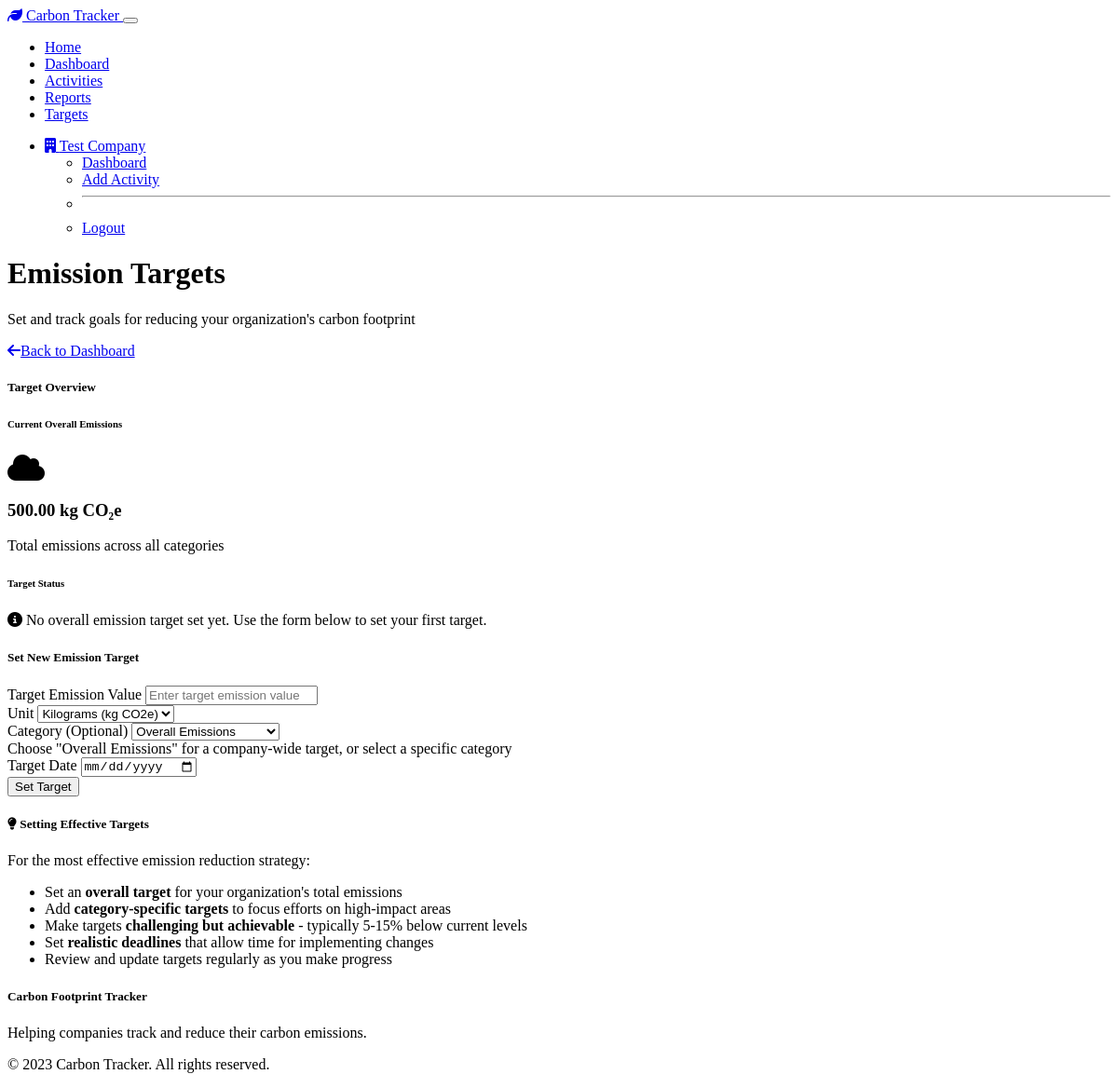
The app's page /targets (signed in), older data.
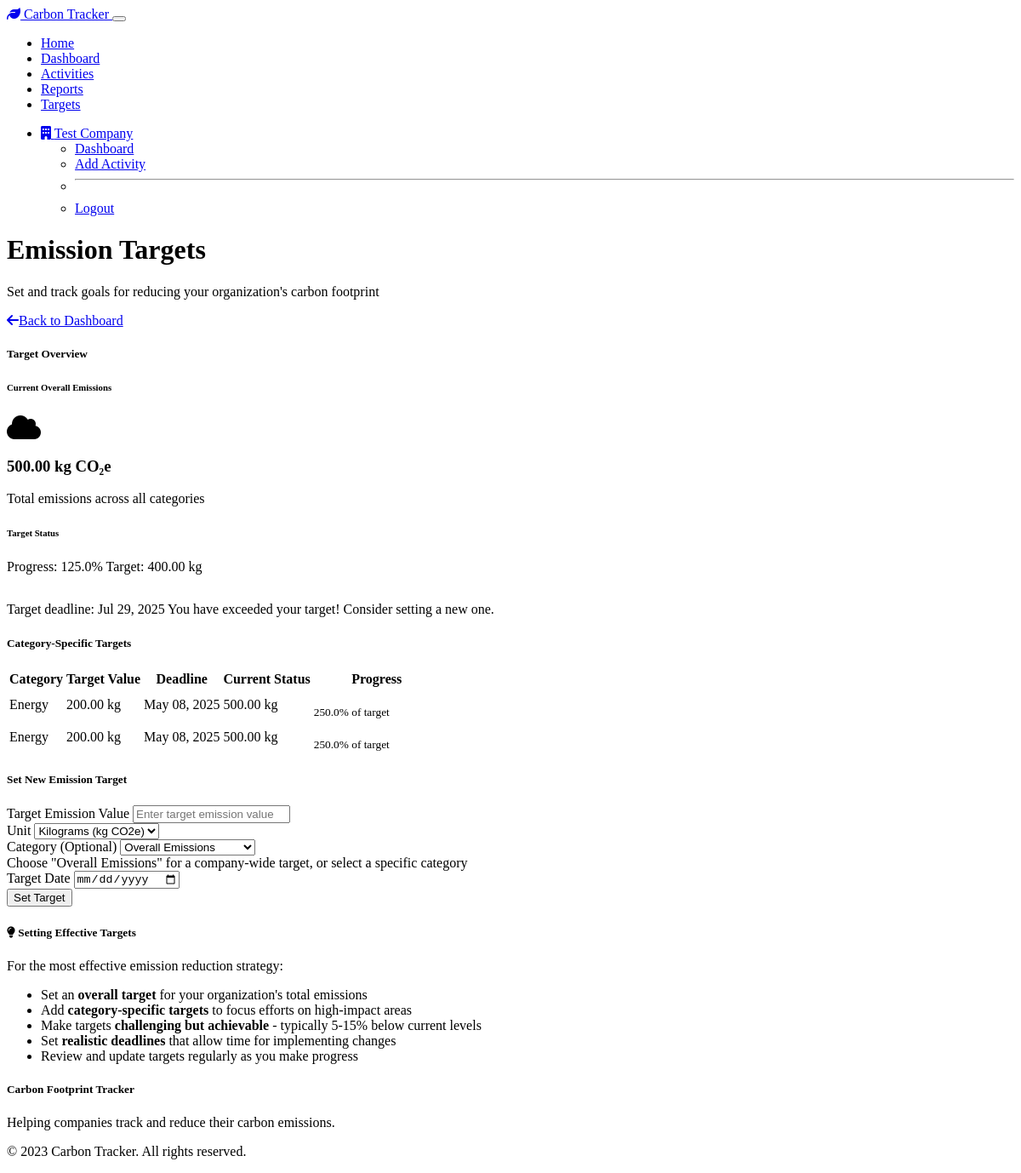
The same page, newer data.
### models.py (models this page shows)
class EmissionTarget(db.Model):
    id = db.Column(db.Integer, primary_key=True)
    target_value = db.Column(db.Float, nullable=False)  # Target emission value in CO2e
    target_unit = db.Column(db.String(20), default='kg', nullable=False)  # kg, tonnes
    target_date = db.Column(db.Date, nullable=False)
    category = db.Column(db.String(50))  # If for a specific category, otherwise overall
    company_id = db.Column(db.Integer, db.ForeignKey('company.id'), nullable=False)
    created_at = db.Column(db.DateTime, default=datetime.utcnow)

### routes.py (the view, shortened to what this page needs)
    @app.route('/targets', methods=['GET', 'POST'])
    @login_required
    def targets():
        form = EmissionTargetForm()
        targets = EmissionTarget.query.filter_by(company_id=current_user.id)\
            .order_by(EmissionTarget.category, EmissionTarget.target_date).all()
        emissions_by_category = dict(current_user.get_emissions_by_category())
        total_emissions = current_user.get_total_emissions()
        return render_template(
            'targets.html',
            title='Emission Targets',
            form=form,
            targets=targets,
            emissions_by_category=emissions_by_category,
            total_emissions=total_emissions
        )

### forms.py
class EmissionTargetForm(FlaskForm):
    target_value = FloatField('Target Emission Value', validators=[DataRequired()])
    target_unit = SelectField('Unit', choices=[
        ('kg', 'Kilograms (kg CO2e)'),
        ('tonnes', 'Tonnes (t CO2e)')
    ], default='kg')
    target_date = DateField('Target Date', validators=[DataRequired()])
    category = SelectField('Category (Optional)', choices=[
        ('overall', 'Overall Emissions'),
        ('energy', 'Energy Consumption'),
        ('transportation', 'Transportation'),
        ('manufacturing', 'Manufacturing Process'),
        ('business_travel', 'Business Travel'),
        ('waste', 'Waste Management'),
        ('water', 'Water Usage'),
        ('other', 'Other')
    ], default='overall')
    submit = SubmitField('Set Target')

### models.py (called while the page is built)
@login_manager.user_loader
def load_user(user_id):
    return Company.query.get(int(user_id))

    def get_total_emissions(self):
        return db.session.query(func.sum(Activity.emission_value)).filter_by(company_id=self.id).scalar() or 0

### templates/targets.html (shortened to what the changed rows need)
{% extends "base.html" %}
{% block content %}
<div class="container">
    <div class="d-flex align-items-center justify-content-between mb-4">
        <div>
            <h1 class="mb-1">Emission Targets</h1>
        </div>
    </div>
    <div class="row mb-4">
        <div class="col-12">
            <div class="card">
                <div class="card-body">
                    <div class="row">
                        <div class="col-md-6">
                            <h6>Target Status</h6>
                            {% set overall_target = targets|selectattr('category', 'equalto', 'overall')|list|first %}
                            {% if overall_target %}
                                {% set progress_percent = (total_emissions / overall_target.target_value) * 100 %}
                                <div class="d-flex justify-content-between mb-2">
                                    <span>Progress: {{ "%.1f"|format(progress_percent) }}%</span>
                                    <span>Target: {{ "%.2f"|format(overall_target.target_value) }} {{ overall_target.target_unit }}</span>
                                </div>
                                <div class="progress progress-bar-target mb-2">
                                </div>
                                <p class="text-muted">
                                    Target deadline: {{ overall_target.target_date.strftime('%b %d, %Y') }}
                                    {% if progress_percent > 100 %}
                                        <span class="text-danger">You have exceeded your target! Consider setting a new one.</span>
                                    {% endif %}
                                </p>
                            {% else %}
                                <div class="alert alert-info mb-0">
                                    <i class="fas fa-info-circle me-2"></i>
                                    No overall emission target set yet. Use the form below to set your first target.
                                </div>
                            {% endif %}
                        </div>
                    </div>
                </div>
            </div>
        </div>
    </div>
    {% if targets|selectattr('category', 'ne', 'overall')|list %}
    <div class="row mb-4">
        <div class="col-12">
            <div class="card">
                <div class="card-header">
                    <h5 class="card-title mb-0">Category-Specific Targets</h5>
                </div>
                <div class="card-body p-0">
                    <div class="table-responsive">
                        <table class="table table-hover mb-0">
                            <thead class="table-dark">
                                <tr>
                                    <th>Category</th>
                                    <th>Target Value</th>
                                    <th>Deadline</th>
                                    <th>Current Status</th>
                                    <th>Progress</th>
                                </tr>
                            </thead>
                            <tbody>
                                {% for target in targets if target.category != 'overall' %}
                                    {% set category_emissions = emissions_by_category.get(target.category, 0) %}
                                    {% set progress_percent = (category_emissions / target.target_value) * 100 if target.target_value > 0 else 0 %}
                                    <tr>
                                        <td>
                                            <span class="badge category-{{ target.category }}">{{ target.category|replace('_', ' ')|title }}</span>
                                        </td>
                                        <td>{{ "%.2f"|format(target.target_value) }} {{ target.target_unit }}</td>
                                        <td>{{ target.target_date.strftime('%b %d, %Y') }}</td>
                                        <td>{{ "%.2f"|format(category_emissions) }} {{ target.target_unit }}</td>
                                        <td style="width: 30%;">
                                            <div class="progress progress-bar-target">
                                            </div>
                                            <small class="text-muted">{{ "%.1f"|format(progress_percent) }}% of target</small>
                                        </td>
                                    </tr>
                                {% endfor %}
                            </tbody>
                        </table>
                    </div>
                </div>
            </div>
        </div>
    </div>
    {% endif %}
</div>
{% endblock %}

Row changes from the older to the newer data that the page shows:
added EmissionTarget: target_value "400.00", target_unit "kg", target_date "Jul 29, 2025"
added EmissionTarget: category "Energy", target_value "200.00", target_unit "kg", target_date "May 08, 2025", category_emissions "500.00", progress_percent "250.0"
added EmissionTarget: category "Energy", target_value "200.00", target_unit "kg", target_date "May 08, 2025", category_emissions "500.00", progress_percent "250.0"
Text that changed along with them:
{{ "%.1f"|format(progress_percent) }}: (not shown) → "125.0"
text no longer shown: "No overall emission target set yet. Use the form below to set your first target."
text now shown: "Progress: % Target: Target deadline: You have exceeded your target! Consider setting a new one. Category-Specific Targets Category Target Value Deadline Current Status Progress"
